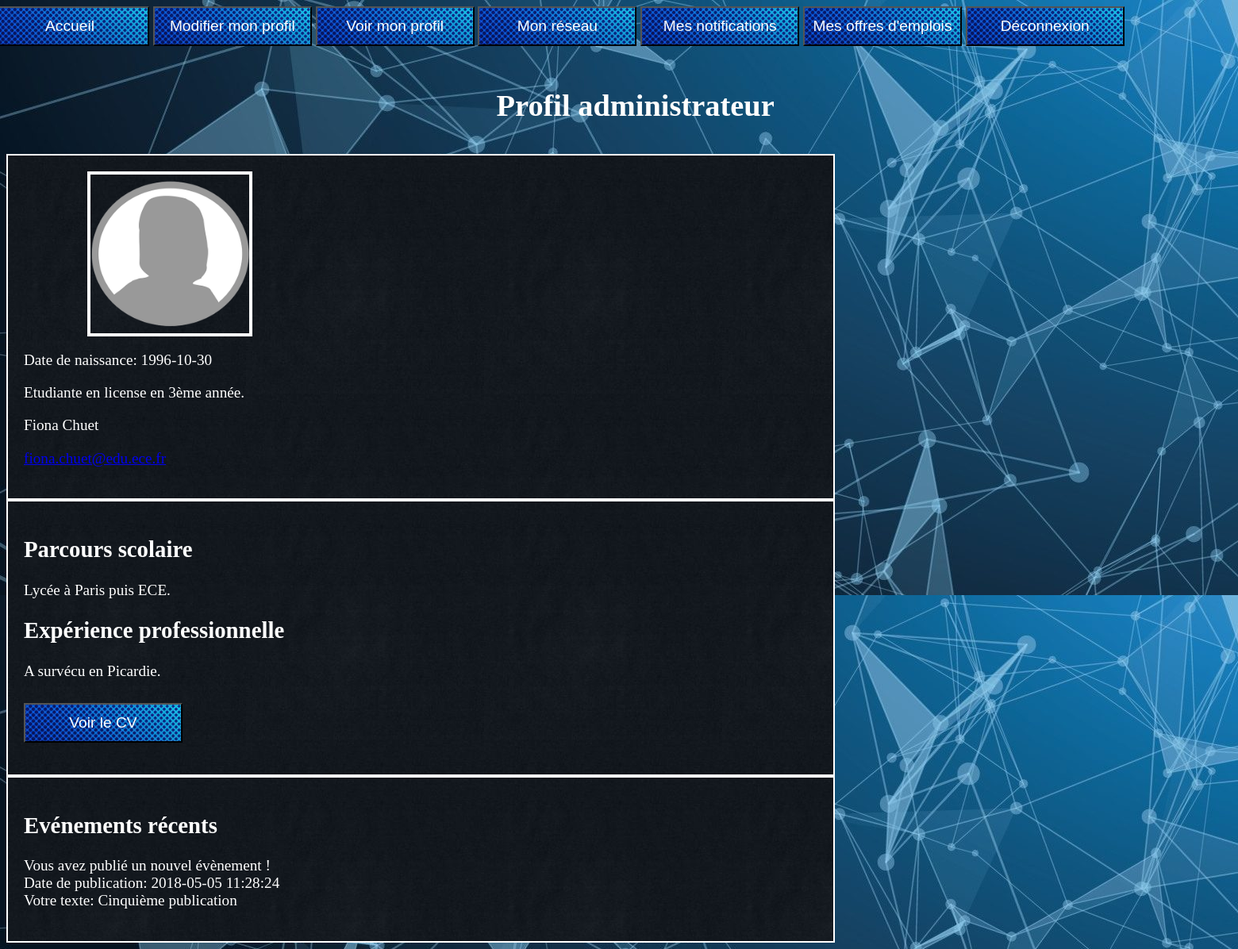
/profil.php, run on the app's committed database.
### tables this page shows
CREATE TABLE IF NOT EXISTS `utilisateur` (
  `id_user` int(11) NOT NULL AUTO_INCREMENT COMMENT 'Clé primaire de l''étudiant',
  `pseudo` varchar(30) NOT NULL COMMENT 'Pseudonyme',
  `nom` varchar(30) NOT NULL COMMENT 'Nom de famille',
  `prenom` varchar(30) NOT NULL COMMENT 'Prénom',
  `mail` varchar(30) NOT NULL COMMENT 'E-mail',
  `mdp` varchar(30) NOT NULL COMMENT 'Mot de passe',
  `fonction` varchar(30) NOT NULL COMMENT 'Étudiant ou employé',
  `naissance` date DEFAULT NULL COMMENT 'Date de naissance',
  `genre` varchar(6) DEFAULT NULL COMMENT 'Femme ou homme',
  `droit` varchar(15) NOT NULL DEFAULT 'auteur' COMMENT 'Auteur ou administrateur',
  PRIMARY KEY (`id_user`),
  UNIQUE KEY `mail` (`mail`),
  UNIQUE KEY `pseudo` (`pseudo`),
  UNIQUE KEY `pseudo_2` (`pseudo`)
);

CREATE TABLE IF NOT EXISTS `media` (
  `id_media` int(11) NOT NULL AUTO_INCREMENT COMMENT 'Clé primaire du media',
  `id_user` int(11) NOT NULL COMMENT 'Clé secondaire de l''utilisateur auquel appartient le média',
  `type` varchar(6) NOT NULL COMMENT 'Video ou photo',
  `nom_fichier` text NOT NULL COMMENT 'Nom du fichier contenant le média',
  `titre` varchar(30) NOT NULL COMMENT 'Titre du média',
  `lieu` varchar(20) DEFAULT NULL COMMENT 'Lieu où a été pris le média',
  `date` date DEFAULT NULL COMMENT 'Date ou a été pris le média',
  PRIMARY KEY (`id_media`),
  KEY `id_user` (`id_user`)
);

CREATE TABLE IF NOT EXISTS `etudiant` (
  `id_etu` int(11) NOT NULL AUTO_INCREMENT COMMENT 'Clé primaire de l''étudiant',
  `id_user` int(11) NOT NULL COMMENT 'Clé secondaire de l''utilisateur',
  `etudes` varchar(20) NOT NULL COMMENT 'Type d''études (licence, master...)',
  `annees` int(11) NOT NULL COMMENT 'Années d''études',
  PRIMARY KEY (`id_etu`),
  KEY `id_user` (`id_user`)
);

CREATE TABLE IF NOT EXISTS `profil` (
  `id_profil` int(11) NOT NULL AUTO_INCREMENT COMMENT 'Clé primaire du profil',
  `id_user` int(11) NOT NULL COMMENT 'Clé secondaire de l''utilisateur',
  `id_photo` int(11) DEFAULT NULL COMMENT 'Clé secondaire de la photo de profil',
  `id_fond` int(11) DEFAULT NULL COMMENT 'Clé secondaire de l''image de fond du profil',
  `id_cv` int(11) DEFAULT NULL COMMENT 'Clé secondaire du CV de l''utilisateur',
  `experience` text COMMENT 'Description de l''expérience',
  `etude` text COMMENT 'Description des études',
  `acces` varchar(10) NOT NULL DEFAULT 'publique' COMMENT 'Publique, prive ou restreint',
  PRIMARY KEY (`id_profil`),
  KEY `id_photo` (`id_photo`),
  KEY `id_fond` (`id_fond`),
  KEY `id_cv` (`id_cv`),
  KEY `id_user` (`id_user`)
);

CREATE TABLE IF NOT EXISTS `publication` (
  `id_pub` int(11) NOT NULL AUTO_INCREMENT COMMENT 'Clé primaire de la publication',
  `id_user` int(11) NOT NULL COMMENT 'Clé secondaire de l''utilisateur postant la publication',
  `id_media` int(11) DEFAULT NULL COMMENT 'Clé secondaire du média à ajouter à la publicaiton',
  `type` varchar(6) NOT NULL COMMENT 'Texte ou media',
  `date_post` timestamp NOT NULL DEFAULT CURRENT_TIMESTAMP COMMENT 'Date à laquelle la publication est postée',
  `texte` text COMMENT 'Message de la publication',
  `statut` varchar(30) DEFAULT NULL COMMENT 'Statut de l''utilisateur au moment de poster',
  `acces` varchar(10) NOT NULL DEFAULT 'publique' COMMENT 'Publique, prive ou restreint',
  PRIMARY KEY (`id_pub`),
  KEY `id_user` (`id_user`),
  KEY `id_media` (`id_media`)
);

### profil.php (the view, shortened to what this page needs)
<?php
    $etudiant = false ;
    $db_handle = new mysqli("localhost", "root", "") or die ("Connexion au serveur impossible!");
    $db_handle->query('SET NAMES utf8');
    $pub = array();
    $m = 0;
	$SQL7 = "SELECT * FROM connexion";
    $result7 = $db_handle->query($SQL7);
	while ($db_field7 = $result7->fetch_assoc())
	{
		$id_co = $db_field7['id_user'];
	}
    $SQL = "SELECT * FROM utilisateur WHERE id_user='$id_co'";
    $result = $db_handle->query($SQL);
    while ($db_field = $result->fetch_assoc())
	{
        $id_user = $db_field["id_user"];
        $nom = $db_field["nom"];
        $prenom = $db_field["prenom"];
        $mail = $db_field["mail"];
        $genre = $db_field["genre"];
		$fonction = $db_field["fonction"];
        if($fonction == "Etudiant" or $fonction == "Apprenti"){
            $etudiant = true;
            if($genre == "femme"){
                $fonction = "Etudiante";
            }
        }
        else {
            $etudiant = false;
        }
        if($db_field["naissance"] == null){
            $naissance = "non précisée.";
        }
        else{
            $naissance = $db_field["naissance"];
        }
        $droit = $db_field["droit"];
    }
    if($etudiant == true){
        $SQL2 = "SELECT * FROM etudiant WHERE id_user='$id_user'";
        $result2 = $db_handle->query($SQL2);
        while ($db_field2 = $result2->fetch_assoc()) {
            $etudes = $db_field2["etudes"];
            $annees = $db_field2["annees"];
        }
    }
    $SQL4 = "SELECT * FROM profil WHERE id_user='$id_user'";
    $result4 = $db_handle->query($SQL4);
    while ($db_field4 = $result4->fetch_assoc()) {
        $id_photo = $db_field4["id_photo"];
        $experience = $db_field4["experience"];
        $etude_historique = $db_field4["etude"];
    }
    $photo_profil = null;
    if($id_photo != null){
        $SQL5 = "SELECT * FROM media WHERE id_media='$id_photo'";
        $result5 = $db_handle->query($SQL5);
        while ($db_field5 = $result5->fetch_assoc()) {
            $photo_profil = $db_field5["nom_fichier"];
        }
    }
    $SQL7 = "SELECT * FROM publication WHERE id_user='$id_user'";
    $result7 = $db_handle->query($SQL7);
    while ($db_field7 = $result7->fetch_assoc()) {
        $id_media= $db_field7["id_media"];
        $type= $db_field7["type"];
        $date_post= $db_field7["date_post"];
        $texte= $db_field7["texte"];
        if($type == "photo"){
            $SQL11 = "SELECT * FROM media WHERE id_media ='$id_media'";
            $result11 = $db_handle->query($SQL11);
            while ($db_field11 = $result11->fetch_assoc()) {
                $nom_fichier = $db_field11['nom_fichier'];
            }
            $pub[$m] =  'Vous avez ajouté une nouvelle photo ! <br>Date de publication: ' . $date_post . '<br>Description de l\'image: ' . $texte . '<br>' . '<img src="image/' . $nom_fichier . '" width="120px" height="120px" />';
            $m++;
        }
        else {
            $pub[$m] ="Vous avez publié un nouvel évènement !<br>Date de publication: " . $date_post . "<br>Votre texte: " . $texte;
            $m++;
        }
    }
?>
<html>
    <head>
    <link href="profil.css" rel="stylesheet"/>
    </head>
    <body>
        <div class="conteneur">
        <ul class="menu">
            <li> <a href="accueil.php"><button>Accueil</button></a></li>
               <li> <a href="gestion_profil.php"><button>Modifier mon profil</button></a></li>
                <li> <a href="profil.php"><button>Voir mon profil</button></a></li>
               <li> <a href="reseau.php"><button>Mon réseau</button></a></li>
               <li> <a href="notifications.php"><button>Mes notifications</button></a></li>
               <li> <a href="liste_emplois.php"><button>Mes offres d'emplois</button></a></li>
               <li> <a href="deconnexion.php"><button>Déconnexion</button></a></li>
            </ul>
            <div id="droit">
                <h3>Profil <?php echo $droit; ?></h3>
            </div>
            <div id="profil_gauche">
                <div id="photo_profil">
                    <img src="image/<?php echo $photo_profil; ?>" alt="Photo de profil de <?php echo $prenom; ?> <?php echo $nom; ?>" height="200" width="200">
                </div>
                <p id="naissance"> Date de naissance: <?php echo $naissance; ?></p>
                <p id="fonction">
                        <?php echo $fonction; ?>
                        <?php
                            if($etudiant == true){
                                echo " en " . $etudes . " en " . $annees . "ème année.";
                            }
                        ?>
                </p>
                <p id="identite"><?php echo $prenom; ?> <?php echo $nom; ?></p>
                <p id="mail"><a href="mailto:<?php echo $mail; ?>"><?php echo $mail; ?></a></p>
            </div>
            <div id="profil_centre">
                <div id="etudes">
                    <h2>Parcours scolaire</h2>
                    <p><?php echo $etude_historique; ?></p>
                </div>
                <div id="experience">
                    <h2>Expérience professionnelle</h2>
                    <p><?php echo $experience; ?></p>
                </div>
                <p><input type="submit" value="Voir le CV"></p>
            </div>
            <div id="profil_droite">
                <div id="evenements">
                    <h2>Evénements récents</h2>
                    <?php for($i = sizeof($pub)- 1; $i > -1   ; $i--){ ?>
                        <p>
                            <?php echo $pub[$i]; } ?>
                    </p>
                </div>
            </div>
        </div>
    </body>
</html>

### profil.css (style rules this page uses)
html { background-image: url(fond.jpg); color:white; font-size:120%; }
.menu { position: relative; width:200%; background-image: url(ban.jpg); height:75px; margin-left:-60px; margin-top: -10px; margin-bottom: 20px; }
.menu>li { position: relative; list-style:none; display:inline-table; }
.menu>li>a>button { margin-top:10px; height:50px; width:200px; background-image:url(bouton.jpg); color:white; font-size:100%; }
img { border:solid 4px white; margin-left:80px; }
h3 { margin-left:40%; font-size: 200%; }
div[id="profil_centre"] { padding:20px; background-image:url(fonText.jpg); border:solid 2px white; margin-right:500px; }
div[id="evenements"] { padding:20px; background-image:url(fonText.jpg); border:solid 2px white; margin-right:500px; }
div[id="profil_gauche"] { padding:20px; background-image:url(fonText.jpg); border:solid 2px white; margin-right:500px; }
input[type="submit"] { margin-top:10px; height:50px; width:200px; background-image:url(bouton.jpg); color:white; font-size:100%; }

### data on the page
utilisateur: droit "administrateur", naissance "1996-10-30", genre "Etudiante", prenom "Fiona", nom "Chuet"
media: nom_fichier (picture)
etudiant: etudes "license", annees "3"
profil: etude "Lycée à Paris puis ECE.", experience "A survécu en Picardie."
publication: date_post "2018-05-05 11:28:24", texte "Cinquième publication"
